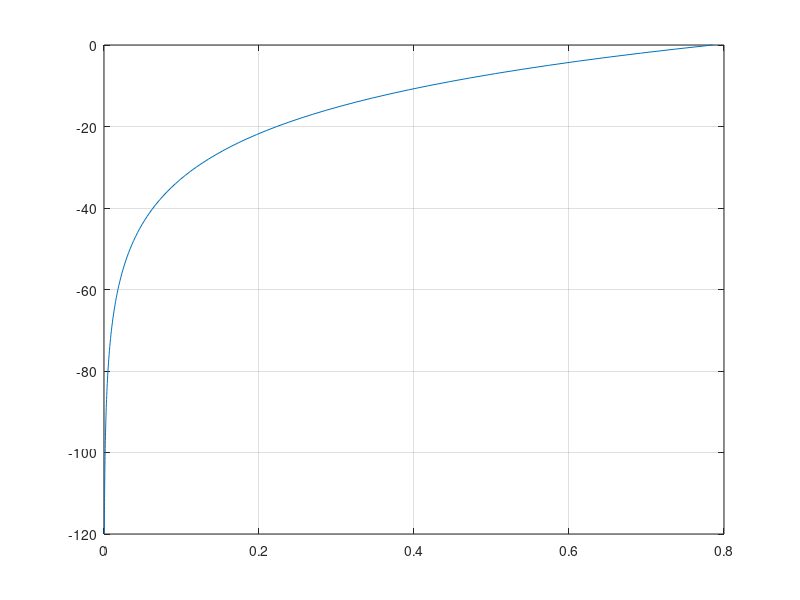

This figure's MATLAB source:
clear all;close all;clc

T = 8;
zeta_a = 1.0;
h = 350;
g = 9.8;

omg = 2*pi/T;
eps = 1.0;
eps_tol = 0.01;
k = omg^2/g*0.01;
while abs(eps) >= eps_tol
    k = omg^2/(g*tanh(k*h));
    eps = omg^2/g - k*tanh(k*h);
end

% t = 0;
% x = -pi/2/k;
z = 0:-1:-120;

for  k1 = 1:length(z)
    % u = omg*zeta_a*cosh(k*(z+h))/sinh(k*h)*sin(omg*t-k*x);
    u(k1) = omg*zeta_a*cosh(k*(z(k1)+h))/sinh(k*h);
end

plot(u,z)
grid on
